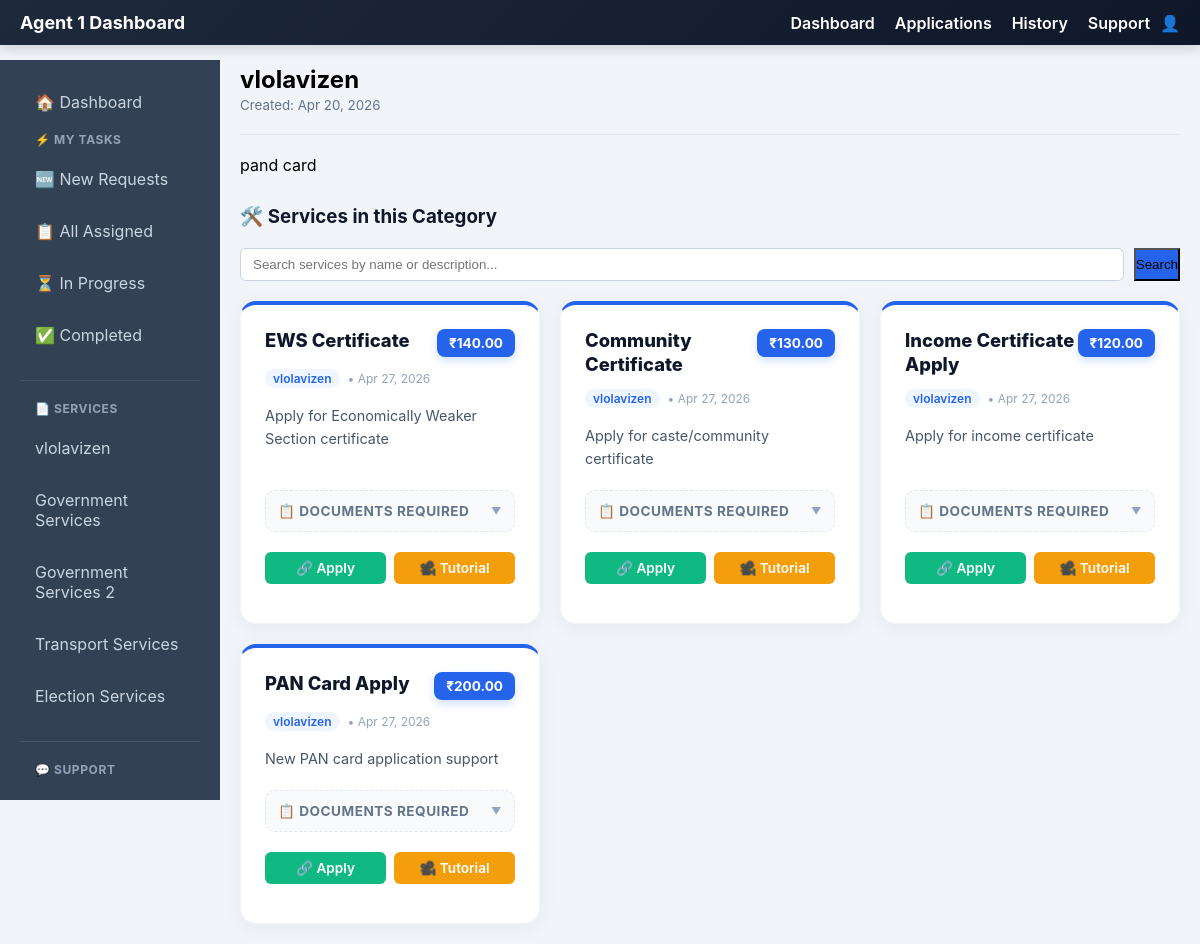
/adminsite/page/1/ (signed in), run on an earlier commit of the app's database.
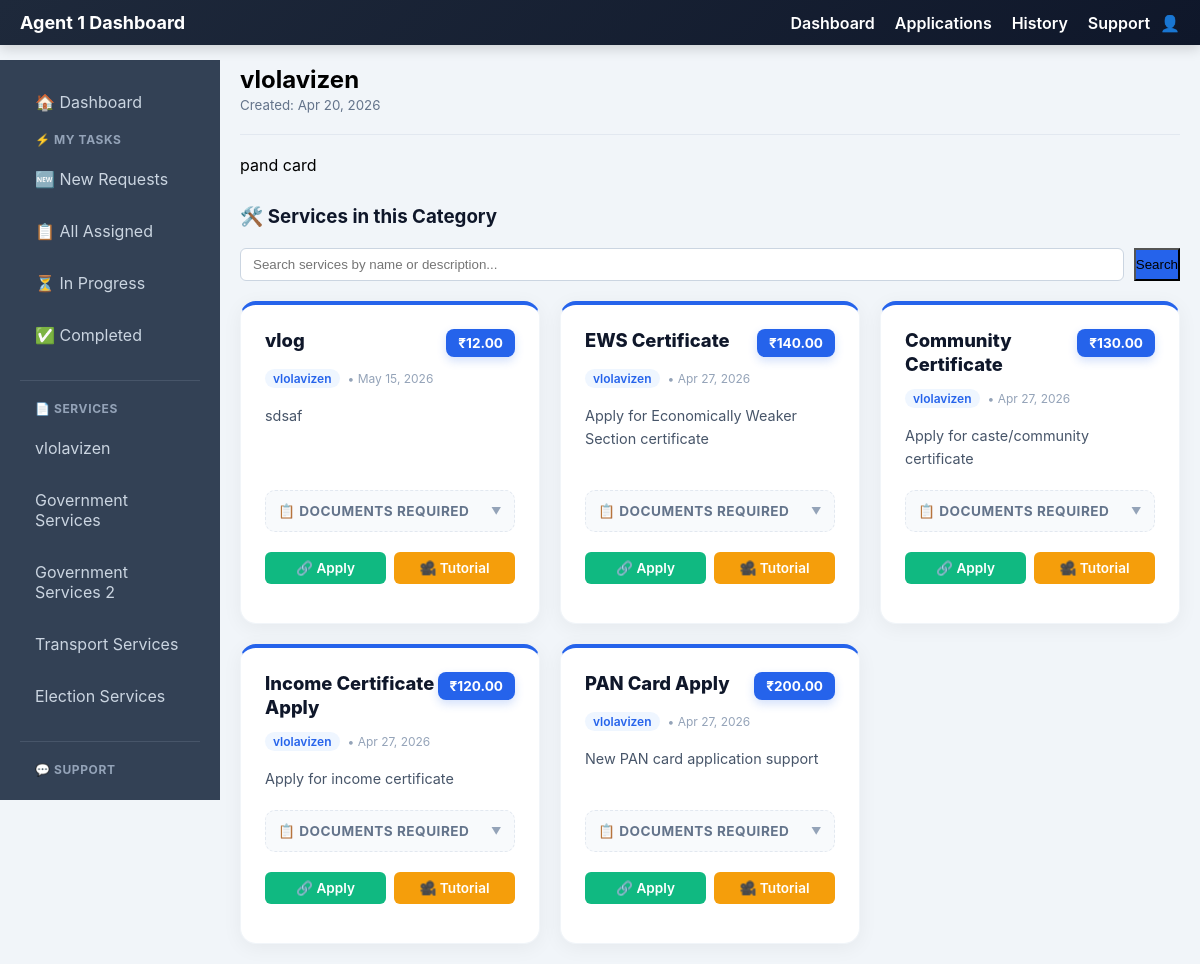
And on a later commit of the database.
### services/models.py (models this page shows, shortened)
class Page(models.Model):
    title = models.CharField(max_length=100)
    description = models.TextField()
    created_at = models.DateTimeField(auto_now_add=True)

class Service(models.Model):
    name = models.CharField(max_length=100)
    description = models.TextField()
    charges = models.DecimalField(max_digits=10, decimal_places=2, default=0.00, help_text="Service charges amount")
    documents_required = models.TextField(blank=True, help_text="List of required documents")
    tutorial_link = models.URLField(blank=True, help_text="YouTube or tutorial video link")
    apply_link = models.URLField(blank=True, help_text="Link to apply for this service")
    minimum_age = models.PositiveSmallIntegerField(default=0, help_text="Minimum age required to apply for this service")
    page = models.ForeignKey('Page', on_delete=models.SET_NULL, null=True, blank=True, related_name='services', help_text="Assign to a specific page")
    created_at = models.DateTimeField(auto_now_add=True)

### services/views.py (the view)
# urls.py: path('adminsite/page/<int:page_id>/', views.view_custom_page, name='view_custom_page'),
@login_required
@role_required(['ADMIN', 'USER', 'AGENT1', 'AGENT2'])
def view_custom_page(request, page_id):
    page = get_object_or_404(Page, id=page_id)
    pages = Page.objects.all()
    services = Service.objects.filter(page=page).order_by('-id')
    search_query = request.GET.get('search_services')
    if search_query:
        services = services.filter(Q(name__icontains=search_query) | Q(description__icontains=search_query))
    template_name = 'admin-site/dynamic_page.html'
    if request.user.role == 'AGENT1':
        template_name = 'agent1-site/dynamic_page.html'
    return render(request, template_name, {
        'page': page,
        'pages': pages,
        'services': services,
        'search_query_services': search_query, # Pass back for input value
    })

### services/context_processors.py (called while the page is built)
def admin_pages(request):
    if request.path.startswith('/adminsite/'):
        return {'pages': Page.objects.all()}
    return {'pages': []}

### services/templatetags/custom_filters.py (called while the page is built)
@register.filter
def split(value, arg):
    return str(value).split(arg)

@register.filter
def trim(value):
    return str(value).strip()

### services/views.py (called while the page is built, shortened)
def role_required(allowed_roles):
    def decorator(view_func):
        @wraps(view_func)
        def _wrapped_view(request, *args, **kwargs):
            if not request.user.is_authenticated:
                return redirect(reverse('login') + '?next=' + request.path)
            is_permitted = request.user.role in allowed_roles
            if 'ADMIN' in allowed_roles and (request.user.is_staff or request.user.is_superuser):
                is_permitted = True
            return view_func(request, *args, **kwargs)
        return _wrapped_view
    return decorator

### services/templates/agent1-site/dynamic_page.html (shortened to what the changed rows need)
{% extends 'agent1-site/base-agent1.html' %}
{% load custom_filters %}
{% block content %}
<div class="card" style="margin-bottom: 30px;">
    <div class="flex items-center justify-between">
        <h2>{{ page.title }}</h2>
        <small style="color: #64748b;">Created: {{ page.created_at|date:"M d, Y" }}</small>
    </div>
    <div class="content-body">
        {{ page.description|linebreaks }}
    </div>
</div>
<div style="margin-top: 30px;">
    {% if services %}
    <div style="display: grid; grid-template-columns: repeat(auto-fill, minmax(300px, 1fr)); gap: 20px;">
        {% for service in services %}
        <div style="background: white; border-radius: 16px; padding: 24px; box-shadow: 0 4px 20px rgba(0,0,0,0.05); border: 1px solid #f1f5f9; border-top: 4px solid #2563eb; display: flex; flex-direction: column; transition: all 0.3s cubic-bezier(0.4, 0, 0.2, 1);"
             onmouseover="this.style.transform='translateY(-8px)'; this.style.boxShadow='0 20px 25px -5px rgba(0, 0, 0, 0.1), 0 10px 10px -5px rgba(0, 0, 0, 0.04)';"
             onmouseout="this.style.transform='translateY(0)'; this.style.boxShadow='0 4px 20px rgba(0,0,0,0.05)';">
            <div style="display: flex; justify-content: space-between; align-items: flex-start; margin-bottom: 12px;">
                <h3 style="margin: 0; color: #0f172a; font-size: 1.15rem; font-weight: 800; line-height: 1.3;">{{ service.name }}</h3>
                <span style="background: #2563eb; color: white; font-weight: 700; padding: 6px 12px; border-radius: 8px; font-size: 0.85rem; box-shadow: 0 4px 10px rgba(37, 99, 235, 0.2);">₹{{ service.charges }}</span>
            </div>
            <div style="display: flex; align-items: center; gap: 8px; margin-bottom: 16px;">
                <span style="font-size: 0.75rem; color: #2563eb; background: #eff6ff; padding: 2px 8px; border-radius: 20px; font-weight: 600;">{{ service.page.title|default:"General" }}</span>
                <span style="font-size: 0.75rem; color: #94a3b8;">• {{ service.created_at|date:"M d, Y" }}</span>
            </div>
            <p style="color: #475569; font-size: 0.9rem; line-height: 1.6; margin-bottom: 20px; flex-grow: 1;">{{ service.description|truncatewords:20 }}</p>
            {% if service.documents_required %}
            <details style="background: #f8fafc; padding: 12px; border-radius: 10px; margin-bottom: 20px; border: 1px dashed #e2e8f0; cursor: pointer; transition: all 0.3s;">
                <summary style="font-size: 0.85rem; color: #64748b; text-transform: uppercase; letter-spacing: 0.5px; font-weight: 700; list-style: none; display: flex; justify-content: space-between; align-items: center;">
                    <span>📋 Documents Required</span>
                    <span style="font-size: 10px; color: #94a3b8;">▼</span>
                </summary>
            </details>
            {% endif %}
            <div style="display: flex; gap: 8px; margin-bottom: 15px;">
                {% if service.apply_link %}<a href="{{ service.apply_link }}" target="_blank" style="flex: 1; text-align: center; background: #10b981; color: white; text-decoration: none; padding: 8px; border-radius: 6px; font-size: 0.85rem; font-weight: 600;">🔗 Apply</a>{% endif %}
                {% if service.tutorial_link %}<a href="{{ service.tutorial_link }}" target="_blank" style="flex: 1; text-align: center; background: #f59e0b; color: white; text-decoration: none; padding: 8px; border-radius: 6px; font-size: 0.85rem; font-weight: 600;">🎥 Tutorial</a>{% endif %}
            </div>
        </div>
        {% endfor %}
    </div>
    {% else %}
    <p style="color: #64748b; font-style: italic;">No services have been assigned to this page yet.</p>
    {% endif %}
</div>
{% endblock %}

### services/templates/agent1-site/base-agent1.html (shortened to what this page needs)
{% load static %}
<!DOCTYPE html>
<html lang="en">
<head>
</head>
<body>
<div class="navbar">
    <div class="navbar-left">
        <a href="{% url 'agent1_dashboard' %}" class="navbar-brand">Agent 1 Dashboard</a>
    </div>
    <div class="nav-left" id="navLeft">
        <a href="{% url 'agent1_dashboard' %}">Dashboard</a>
        <a href="{% url 'apply_details' %}">Applications</a>
        <a href="{% url 'agent1_completed' %}">History</a>
        <a href="{% url 'agent1_contact' %}">Support</a>
    </div>
    <div class="nav-right">
        👤 {{ user.get_full_name }}
    </div>
</div>
<div class="container">
    <div class="sidebar" id="agentSidebar">
        <a href="{% url 'agent1_dashboard' %}">🏠 Dashboard</a>
        <div class="sidebar-section">
            <span class="sidebar-title">⚡ My Tasks</span>
            <a href="{% url 'agent1_dashboard' %}?status=Under+Review">🆕 New Requests</a>
            <a href="{% url 'agent1_dashboard' %}">📋 All Assigned</a>
            <a href="{% url 'agent1_dashboard' %}?status=In+Progress">⏳ In Progress</a>
            <a href="{% url 'agent1_dashboard' %}?status=Completed">✅ Completed</a>
        </div>
        <div class="sidebar-section">
            <span class="sidebar-title">📄 Services</span>
            {% if pages %}
                {% for p in pages %}
                    <a href="{% url 'view_custom_page' p.id %}">{{ p.title }}</a>
                {% endfor %}
            {% else %}
                <p style="color: #94a3b8; font-size: 13px; margin: 5px 10px;">No pages created</p>
            {% endif %}
        </div>
        <div class="sidebar-section">
            <span class="sidebar-title">💬 Support</span>
            <a href="{% url 'agent1_contact' %}">Contact Admin</a>
        </div>
    </div>
    <div class="main">
        {% block content %}{% endblock %}
    </div>
</div>
</body>
</html>

What changed in the data, as far as the page shows it:
added Service: name "vlog", charges "12.00", page "vlolavizen", created_at "May 15, 2026", description "sdsaf"
